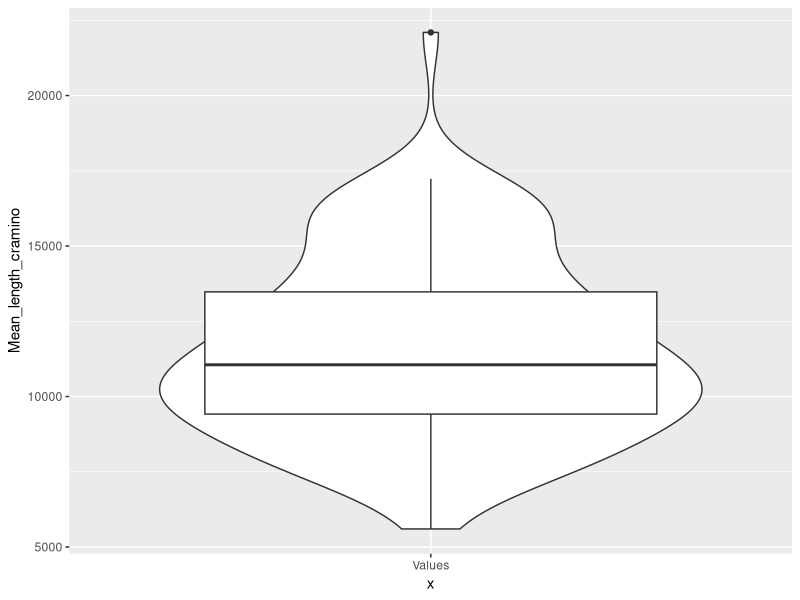
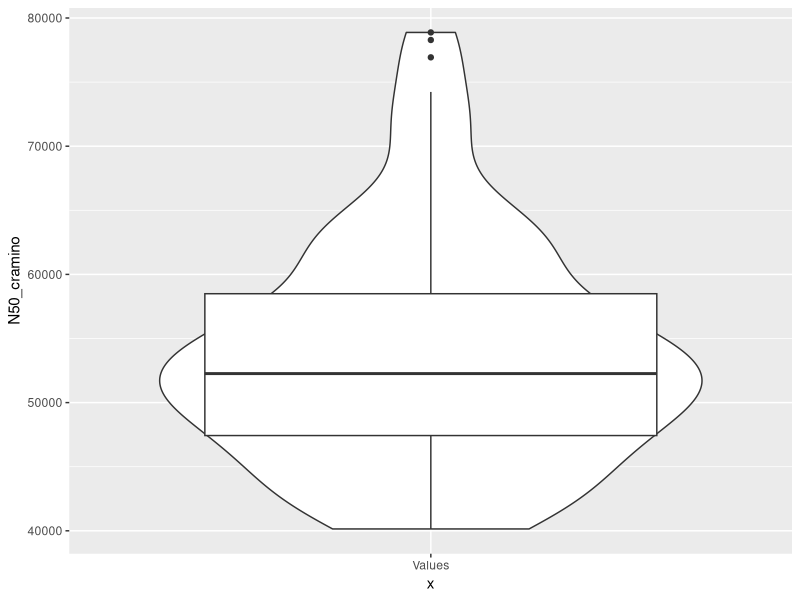
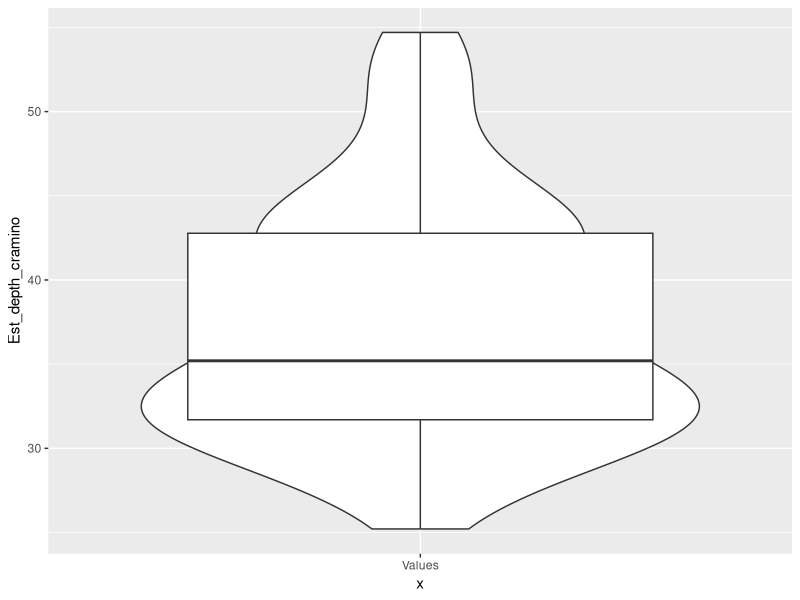

These charts were generated, in order, by the following R code:
## ---- chunk 1
library(ggplot2)
library(rlang)
## ---- chunk 2
Figure_1B_data.txt <- read.delim("Figure_1B_data.txt")
## ---- chunk 3

subplots = c("Mean_length_cramino", "N50_cramino", "Est_depth_cramino")

for (var in subplots) {

Figure_1b = ggplot(Figure_1B_data.txt)  + 
   geom_violin(aes(x="Values", y=!!sym(var))) + geom_boxplot(aes(x = "Values", y=!!sym(var)))
Figure_1b

print (Figure_1b)

}
